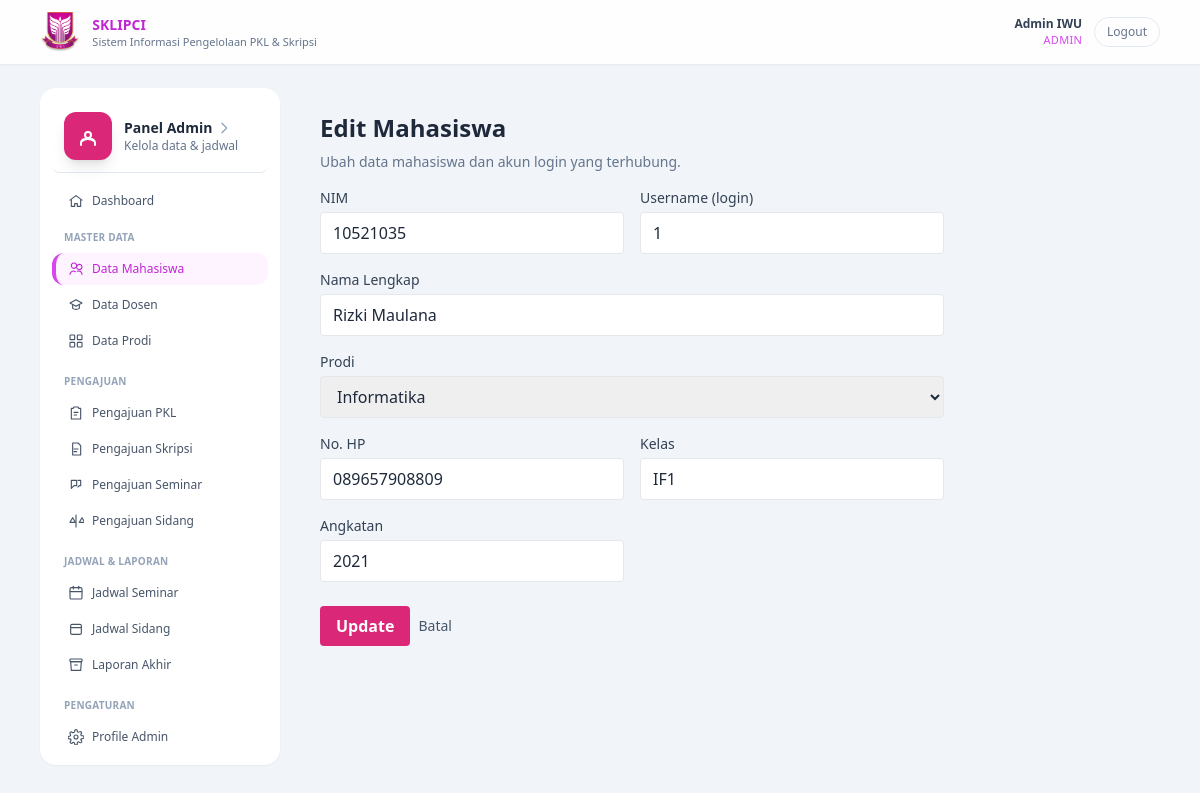
/?r=admin/mahasiswaEditForm&id=3 (signed in), run on the app's committed database.
### tables this page shows
CREATE TABLE `mahasiswa` (
  `id` int(11) NOT NULL,
  `user_id` int(11) NOT NULL,
  `nim` varchar(30) NOT NULL,
  `nama` varchar(100) NOT NULL,
  `prodi_id` int(11) NOT NULL,
  `no_hp` varchar(20) DEFAULT NULL,
  `kelas` varchar(50) DEFAULT NULL,
  `angkatan` varchar(10) DEFAULT NULL,
  `semester` int(11) DEFAULT NULL,
  `created_at` timestamp NOT NULL DEFAULT current_timestamp()
);

CREATE TABLE `users` (
  `id` int(11) NOT NULL,
  `username` varchar(50) NOT NULL,
  `password` varchar(255) NOT NULL,
  `nama` varchar(100) NOT NULL,
  `role` enum('admin','mahasiswa','dosen') NOT NULL,
  `status` enum('aktif','nonaktif') NOT NULL DEFAULT 'aktif',
  `created_at` timestamp NOT NULL DEFAULT current_timestamp(),
  `updated_at` datetime DEFAULT NULL
);

CREATE TABLE `prodi` (
  `id` int(11) NOT NULL,
  `kode_prodi` varchar(10) NOT NULL,
  `nama_prodi` varchar(100) NOT NULL,
  `kaprodi_id` int(11) DEFAULT NULL,
  `kaprodi` varchar(100) DEFAULT NULL,
  `created_at` timestamp NOT NULL DEFAULT current_timestamp()
);

### app/controller/AdminController.php (called while the page is built, shortened)
<?php
class AdminController extends Controller
{
    public function mahasiswaEditForm(): void
    {
        $id = (int)($_GET['id'] ?? 0);
        $conn = db();
        $stmt = $conn->prepare("
            SELECT m.*, u.username
            FROM mahasiswa m
            JOIN users u ON m.user_id = u.id
            WHERE m.id = ?
            LIMIT 1
        ");
        $stmt->bind_param('i', $id);
        $stmt->execute();
        $mhs  = $stmt->get_result()->fetch_assoc();
        $resultProdi = $conn->query("SELECT id, nama_prodi FROM prodi ORDER BY nama_prodi ASC");
        $prodiList   = $resultProdi ? $resultProdi->fetch_all(MYSQLI_ASSOC) : [];
        $this->view('admin/mahasiswa/edit', compact('title', 'mhs', 'prodiList'));
    }
}

### index.php (called while the page is built, shortened)
<?php
$route = $_GET['r'] ?? 'public/home';
$route = trim($route, '/');
list($controllerPart, $method) = array_pad(explode('/', $route), 2, null);
$method         = $method ?: 'home';
$controller = new $controllerClass();
call_user_func([$controller, $method]);

### app/view/admin/mahasiswa/edit.php (the view, shortened to what this page needs)
<?php include __DIR__ . '/../../partials/header.php'; ?>
<main class="flex-1 pb-16 md:pb-0 bg-slate-100 min-h-screen">
    <div class="max-w-6xl mx-auto px-4 py-6 flex gap-4">
        <?php include __DIR__ . '/../../partials/admin/sidebar.php'; ?>
        <section class="flex-1 p-4 md:p-6 max-w-2xl">
            <h1 class="text-xl md:text-2xl font-semibold mb-2">Edit Mahasiswa</h1>
            <p class="text-sm text-slate-500 mb-4">
                Ubah data mahasiswa dan akun login yang terhubung.
            </p>
            <form action="<?= BASE_URL; ?>/?r=admin/mahasiswaUpdate" method="post" class="grid md:grid-cols-2 gap-4">
                <div>
                    <label class="block text-sm font-medium text-slate-700 mb-1">NIM</label>
                    <input type="text" name="nim"
                           value="<?= htmlspecialchars($mhs['nim']); ?>"
                           class="w-full border rounded px-3 py-2 focus:outline-none focus:ring focus:ring-[#DB2777]" required>
                </div>
                <div>
                    <label class="block text-sm font-medium text-slate-700 mb-1">Username (login)</label>
                    <input type="text" name="username"
                           value="<?= htmlspecialchars($mhs['username']); ?>"
                           class="w-full border rounded px-3 py-2 focus:outline-none focus:ring focus:ring-[#DB2777]" required>
                </div>
                <div class="md:col-span-2">
                    <label class="block text-sm font-medium text-slate-700 mb-1">Nama Lengkap</label>
                    <input type="text" name="nama"
                           value="<?= htmlspecialchars($mhs['nama']); ?>"
                           class="w-full border rounded px-3 py-2 focus:outline-none focus:ring focus:ring-[#DB2777]" required>
                </div>
                <div class="md:col-span-2">
                    <label class="block text-sm font-medium text-slate-700 mb-1">Prodi</label>
                    <select name="prodi_id"
                            class="w-full border rounded px-3 py-2 focus:outline-none focus:ring focus:ring-[#DB2777]" required>
                        <?php foreach ($prodiList as $p): ?>
                            <option value="<?= $p['id']; ?>" <?= ($p['id'] == $mhs['prodi_id']) ? 'selected' : ''; ?>>
                                <?= htmlspecialchars($p['nama_prodi']); ?>
                            </option>
                        <?php endforeach; ?>
                    </select>
                </div>
                <div>
                    <label class="block text-sm font-medium text-slate-700 mb-1">No. HP</label>
                    <input type="text" name="no_hp" maxlength="13" pattern="[0-9]+" inputmode="numeric"
                           placeholder="08xxxxxxxxxx"
                           value="<?= htmlspecialchars($mhs['no_hp'] ?? ''); ?>"
                           class="w-full border rounded px-3 py-2 focus:outline-none focus:ring focus:ring-[#DB2777]" required>
                </div>
                <div>
                    <label class="block text-sm font-medium text-slate-700 mb-1">Kelas</label>
                    <input type="text" name="kelas"
                           value="<?= htmlspecialchars($mhs['kelas'] ?? ''); ?>"
                           class="w-full border rounded px-3 py-2 focus:outline-none focus:ring focus:ring-[#DB2777]">
                </div>
                <div>
                    <label class="block text-sm font-medium text-slate-700 mb-1">Angkatan</label>
                    <input type="text" name="angkatan"
                           value="<?= htmlspecialchars($mhs['angkatan'] ?? ''); ?>"
                           placeholder="mis. 2022"
                           class="w-full border rounded px-3 py-2 focus:outline-none focus:ring focus:ring-[#DB2777]">
                </div>
                <div class="md:col-span-2 flex items-center gap-2 mt-2">
                    <button type="submit"
                            class="bg-[#DB2777] text-white font-semibold px-4 py-2 rounded hover:bg-pink-700">
                        Update
                    </button>
                    <a href="<?= BASE_URL; ?>/?r=admin/mahasiswaIndex"
                       class="text-sm text-slate-600 hover:underline">
                        Batal
                    </a>
                </div>
            </form>
        </section>
    </div>
</main>
<?php include __DIR__ . '/../../partials/footer.php'; ?>

### public/css/style.css (style rules this page uses)
body { font-family: system-ui, -apple-system, BlinkMacSystemFont, "Segoe UI", sans-serif; }

### data on the page
mahasiswa: nim "10521035", username "1", nama "Rizki Maulana", prodi_id "Informatika", no_hp "089657908809", kelas "IF1", angkatan "2021"

### other printed values
$user['nama'] "Admin IWU"
$user['role'] "ADMIN"
